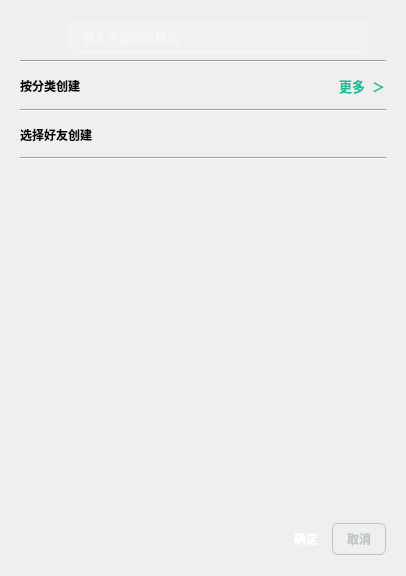
<?xml version="1.0" encoding="UTF-8"?>
<ui version="4.0">
 <class>CreatePage</class>
 <widget class="QWidget" name="CreatePage">
  <property name="geometry">
   <rect>
    <x>0</x>
    <y>0</y>
    <width>406</width>
    <height>576</height>
   </rect>
  </property>
  <property name="windowTitle">
   <string>Form</string>
  </property>
  <property name="styleSheet">
   <string notr="true">/* 顶部搜索栏背景 */
QWidget#TopBar {
    background-color: rgba(255, 255, 255, 0.05);
    border-bottom: 1px solid rgba(255,255,255,0.2);
}

/* QToolButton 搜索图标按钮 */
QToolButton#toolButton_search {
    background-color: transparent;
    border: none;
    qproperty-iconSize: 18px;
}
QToolButton#toolButton_search:hover {
    background-color: rgba(255, 255, 255, 0.1);
    border-radius: 6px;
}

/* QLineEdit 搜索框 */
QLineEdit#lineEdit_search {
    background-color: rgba(255, 255, 255, 0.1);
    border: 1px solid rgba(255, 255, 255, 0.3);
    border-radius: 6px;
    padding: 6px 10px;
    color: white;
}
QLineEdit#lineEdit_search:focus {
    border: 1px solid #1abc9c;
    background-color: rgba(255, 255, 255, 0.15);
}

/* QLabel 标签 */
QLabel {
    font-weight: bold;
}
QLabel#label_more {
    color: #1abc9c;
    font-size: 13px;
}
QLabel#label_more:hover {
    text-decoration: underline;
}

/* QPushButton 通用样式 */
QPushButton {
    background-color: qlineargradient(x1:0, y1:0, x2:1, y2:0,
        stop:0 #3498db, stop:1 #2980b9);
    border: none;
    border-radius: 6px;
    padding: 6px 14px;
    color: white;
    font-weight: bold;
}
QPushButton:hover {
    background-color: #1abc9c;
}
QPushButton:pressed {
    background-color: #16a085;
}

/* 取消按钮特化样式 */
QPushButton#pushButton_cancel {
    background-color: transparent;
    border: 1px solid #bdc3c7;
    color: #bdc3c7;
}
QPushButton#pushButton_cancel:hover {
    background-color: rgba(255,255,255,0.1);
    color: white;
    border: 1px solid white;
}

/* 分割线 */
QFrame[orientation=&quot;Horizontal&quot;] {
    color: rgba(255, 255, 255, 0.2);
    background-color: rgba(255, 255, 255, 0.2);
    max-height: 1px;
}

/* widget_menu 区域，可用于列表容器背景 */
QWidget#widget_menu {
    background-color: rgba(255, 255, 255, 0.03);
    border-radius: 8px;
}

/* QToolButton 动效，去除 transition */
QToolButton#toolButton_search:hover {
    background-color: rgba(255, 255, 255, 0.1);
    border-radius: 6px;
}

/* QLabel 鼠标悬浮效果 */
QLabel#label_more:hover {
    color: #16a085; /* 更改为悬浮时颜色 */
}

/* QLineEdit 和 QPushButton 鼠标悬浮效果 */
QPushButton:hover, QLineEdit:hover {
    background-color: rgba(255, 255, 255, 0.15);
    border: 1px solid #1abc9c;
}

/* QPushButton 选中时的效果 */
QPushButton:checked {
    background-color: #16a085;
    border: none;
}
</string>
  </property>
  <layout class="QVBoxLayout" name="verticalLayout_2">
   <item>
    <widget class="QWidget" name="widget" native="true">
     <layout class="QVBoxLayout" name="verticalLayout">
      <item>
       <widget class="QWidget" name="TopBar" native="true">
        <property name="minimumSize">
         <size>
          <width>362</width>
          <height>30</height>
         </size>
        </property>
        <layout class="QHBoxLayout" name="horizontalLayout_2">
         <property name="spacing">
          <number>0</number>
         </property>
         <property name="leftMargin">
          <number>0</number>
         </property>
         <property name="topMargin">
          <number>0</number>
         </property>
         <property name="rightMargin">
          <number>0</number>
         </property>
         <property name="bottomMargin">
          <number>0</number>
         </property>
         <item>
          <spacer name="horizontalSpacer_2">
           <property name="orientation">
            <enum>Qt::Horizontal</enum>
           </property>
           <property name="sizeType">
            <enum>QSizePolicy::Minimum</enum>
           </property>
           <property name="sizeHint" stdset="0">
            <size>
             <width>20</width>
             <height>20</height>
            </size>
           </property>
          </spacer>
         </item>
         <item>
          <widget class="QToolButton" name="toolButton_search">
           <property name="minimumSize">
            <size>
             <width>30</width>
             <height>30</height>
            </size>
           </property>
           <property name="text">
            <string/>
           </property>
           <property name="icon">
            <iconset resource="res.qrc">
             <normaloff>:/ico/search.png</normaloff>:/ico/search.png</iconset>
           </property>
          </widget>
         </item>
         <item>
          <widget class="QLineEdit" name="lineEdit_search">
           <property name="minimumSize">
            <size>
             <width>0</width>
             <height>30</height>
            </size>
           </property>
           <property name="text">
            <string/>
           </property>
           <property name="placeholderText">
            <string>键入关键词以筛选</string>
           </property>
          </widget>
         </item>
         <item>
          <spacer name="horizontalSpacer_3">
           <property name="orientation">
            <enum>Qt::Horizontal</enum>
           </property>
           <property name="sizeType">
            <enum>QSizePolicy::Minimum</enum>
           </property>
           <property name="sizeHint" stdset="0">
            <size>
             <width>20</width>
             <height>20</height>
            </size>
           </property>
          </spacer>
         </item>
        </layout>
       </widget>
      </item>
      <item>
       <widget class="Line" name="line_3">
        <property name="orientation">
         <enum>Qt::Horizontal</enum>
        </property>
       </widget>
      </item>
      <item>
       <layout class="QHBoxLayout" name="horizontalLayout_3">
        <property name="spacing">
         <number>0</number>
        </property>
        <property name="sizeConstraint">
         <enum>QLayout::SetMinimumSize</enum>
        </property>
        <item>
         <widget class="QLabel" name="label">
          <property name="text">
           <string>按分类创建</string>
          </property>
         </widget>
        </item>
        <item>
         <spacer name="horizontalSpacer_4">
          <property name="orientation">
           <enum>Qt::Horizontal</enum>
          </property>
          <property name="sizeHint" stdset="0">
           <size>
            <width>40</width>
            <height>20</height>
           </size>
          </property>
         </spacer>
        </item>
        <item>
         <widget class="QLabel" name="label_more">
          <property name="text">
           <string>更多  ＞</string>
          </property>
         </widget>
        </item>
       </layout>
      </item>
      <item>
       <widget class="Line" name="line_2">
        <property name="orientation">
         <enum>Qt::Horizontal</enum>
        </property>
       </widget>
      </item>
      <item>
       <widget class="QLabel" name="label_2">
        <property name="text">
         <string>选择好友创建</string>
        </property>
       </widget>
      </item>
      <item>
       <widget class="Line" name="line">
        <property name="orientation">
         <enum>Qt::Horizontal</enum>
        </property>
       </widget>
      </item>
      <item>
       <widget class="QWidget" name="widget_menu" native="true">
        <property name="minimumSize">
         <size>
          <width>0</width>
          <height>350</height>
         </size>
        </property>
       </widget>
      </item>
      <item>
       <widget class="QWidget" name="widget_2" native="true">
        <layout class="QHBoxLayout" name="horizontalLayout">
         <property name="spacing">
          <number>0</number>
         </property>
         <property name="leftMargin">
          <number>0</number>
         </property>
         <property name="topMargin">
          <number>0</number>
         </property>
         <property name="rightMargin">
          <number>0</number>
         </property>
         <property name="bottomMargin">
          <number>0</number>
         </property>
         <item>
          <spacer name="horizontalSpacer">
           <property name="orientation">
            <enum>Qt::Horizontal</enum>
           </property>
           <property name="sizeHint" stdset="0">
            <size>
             <width>205</width>
             <height>20</height>
            </size>
           </property>
          </spacer>
         </item>
         <item>
          <widget class="QPushButton" name="pushButton_ok">
           <property name="enabled">
            <bool>true</bool>
           </property>
           <property name="text">
            <string>确定</string>
           </property>
          </widget>
         </item>
         <item>
          <widget class="QPushButton" name="pushButton_cancel">
           <property name="text">
            <string>取消</string>
           </property>
          </widget>
         </item>
        </layout>
       </widget>
      </item>
     </layout>
    </widget>
   </item>
  </layout>
 </widget>
 <resources>
  <include location="res.qrc"/>
 </resources>
 <connections/>
</ui>
